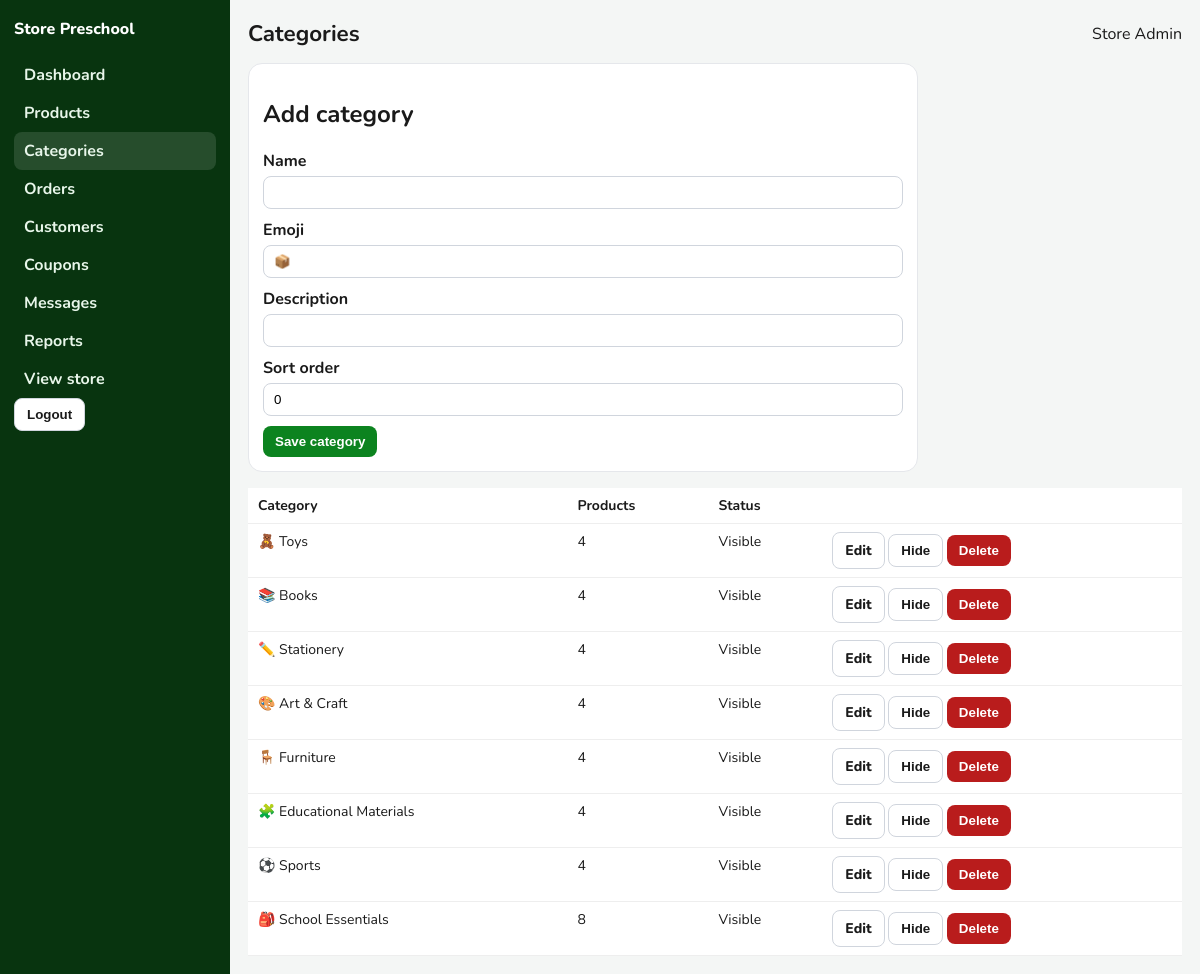
Screenshot of /admin/categories.php (signed in) with the database file from the repository.
### tables this page shows
CREATE TABLE users (
    id INT UNSIGNED AUTO_INCREMENT PRIMARY KEY,
    name VARCHAR(120) NOT NULL,
    email VARCHAR(160) NOT NULL,
    phone VARCHAR(15) NOT NULL,
    password_hash VARCHAR(255) NOT NULL,
    role ENUM('customer', 'admin') NOT NULL DEFAULT 'customer',
    school_name VARCHAR(180) NULL,
    address VARCHAR(500) NULL,
    city VARCHAR(80) NULL,
    pincode VARCHAR(10) NULL,
    is_active TINYINT(1) NOT NULL DEFAULT 1,
    created_at TIMESTAMP NOT NULL DEFAULT CURRENT_TIMESTAMP,
    UNIQUE KEY uniq_email (email)
);

CREATE TABLE categories (
    id INT UNSIGNED AUTO_INCREMENT PRIMARY KEY,
    name VARCHAR(80) NOT NULL,
    slug VARCHAR(80) NOT NULL,
    emoji VARCHAR(16) NOT NULL,
    description VARCHAR(255) NOT NULL,
    sort_order INT NOT NULL DEFAULT 0,
    is_active TINYINT(1) NOT NULL DEFAULT 1,
    UNIQUE KEY uniq_slug (slug)
);

### includes/functions.php (called while the page is built, shortened)
<?php
function e(mixed $value): string
{
    return htmlspecialchars((string) $value, ENT_QUOTES | ENT_SUBSTITUTE, 'UTF-8');
}
function url(string $path = ''): string
{
    $base = rtrim(BASE_URL, '/');
    if ($path === '') {
        return $base === '' ? '/' : $base . '/';
    }
    return ($base === '' ? '' : $base) . '/' . ltrim($path, '/');
}
function current_user(): ?array
{
    static $loaded = false;
    static $user = null;
    if ($loaded) {
        return $user;
    }
    $loaded = true;
    $stmt = db()->prepare('SELECT * FROM users WHERE id = ? LIMIT 1');
    $stmt->execute([(int) $_SESSION['user_id']]);
    $row = $stmt->fetch();
    $user = $row;
    return $user;
}
function require_admin(): void
{
    $user = current_user();
}

### config/database.php (called while the page is built, shortened)
<?php
function db(): PDO
{
    static $pdo = null;
    if ($pdo instanceof PDO) {
        return $pdo;
    }
    $dsn = sprintf(
        'mysql:host=%s;port=%d;dbname=%s;charset=%s',
        DB_HOST,
        DB_PORT,
        DB_NAME,
        DB_CHARSET
    );
    $pdo = new PDO($dsn, DB_USER, DB_PASS, [
        PDO::ATTR_ERRMODE => PDO::ERRMODE_EXCEPTION,
        PDO::ATTR_DEFAULT_FETCH_MODE => PDO::FETCH_ASSOC,
        PDO::ATTR_EMULATE_PREPARES => false,
    ]);
    return $pdo;
}

### includes/commerce.php (called while the page is built, shortened)
<?php
function categories_all(bool $activeOnly = true): array
{
    $sql = 'SELECT c.*, COUNT(p.id) AS product_count
            FROM categories c
            LEFT JOIN products p ON p.category_id = c.id AND p.is_active = 1';
    $sql .= ' GROUP BY c.id ORDER BY c.sort_order, c.name';
    return db()->query($sql)->fetchAll();
}

### admin/categories.php (the view, shortened to what this page needs)
<?php
require_once __DIR__ . '/../includes/init.php';
require_admin();
$edit = null;
$categories = categories_all(false);
$pageTitle = 'Categories';
$active = 'categories';
require __DIR__ . '/includes/header.php';
?>
<form method="post" class="panel" style="max-width:640px;margin-bottom:16px">
    <h2><?= $edit ? 'Edit category' : 'Add category' ?></h2>
    <label class="field">Name<input name="name" required value="<?= e($edit['name'] ?? '') ?>"></label>
    <label class="field">Emoji<input name="emoji" required value="<?= e($edit['emoji'] ?? '📦') ?>"></label>
    <label class="field">Description<input name="description" required value="<?= e($edit['description'] ?? '') ?>"></label>
    <label class="field">Sort order<input type="number" name="sort_order" value="<?= (int) ($edit['sort_order'] ?? 0) ?>"></label>
    <button class="btn" type="submit">Save category</button>
</form>
<div class="table-wrap">
    <table>
        <thead><tr><th>Category</th><th>Products</th><th>Status</th><th></th></tr></thead>
        <tbody>
        <?php foreach ($categories as $category): ?>
            <tr>
                <td><?= e($category['emoji']) ?> <?= e($category['name']) ?></td>
                <td><?= (int) $category['product_count'] ?></td>
                <td><?= (int) $category['is_active'] ? 'Visible' : 'Hidden' ?></td>
                <td>
                    <a class="btn alt" href="categories.php?id=<?= (int) $category['id'] ?>">Edit</a>
                    <form method="post" style="display:inline"><button class="btn alt" type="submit"><?= (int) $category['is_active'] ? 'Hide' : 'Show' ?></button></form>
                    <form method="post" style="display:inline" onsubmit="return confirm('Delete this category?')"><button class="btn danger" type="submit">Delete</button></form>
                </td>
            </tr>
        <?php endforeach; ?>
        </tbody>
    </table>
</div>
<?php require __DIR__ . '/includes/footer.php'; ?>

### admin/includes/header.php (shortened to what this page needs)
<?php
$active = $active ?? '';
$pageTitle = $pageTitle ?? 'Admin';
$adminUser = current_user();
$unreadMessages = (int) db()->query('SELECT COUNT(*) FROM messages WHERE is_read = 0')->fetchColumn();
$links = [
    'dashboard' => ['Dashboard', 'index.php'],
    'products' => ['Products', 'products.php'],
    'categories' => ['Categories', 'categories.php'],
    'orders' => ['Orders', 'orders.php'],
    'customers' => ['Customers', 'customers.php'],
    'coupons' => ['Coupons', 'coupons.php'],
    'messages' => ['Messages' . ($unreadMessages ? ' (' . $unreadMessages . ')' : ''), 'messages.php'],
    'reports' => ['Reports', 'reports.php'],
];
?>
<!doctype html>
<html lang="en">
<head>
    <link href="<?= e(url('assets/css/admin.css')) ?>" rel="stylesheet">
</head>
<body>
<div class="admin-shell">
    <aside class="side" id="side">
        <div class="brand">Store Preschool</div>
        <?php foreach ($links as $key => [$label, $href]): ?>
            <a class="<?= $active === $key ? 'on' : '' ?>" href="<?= e($href) ?>"><?= e($label) ?></a>
        <?php endforeach; ?>
        <a href="<?= e(url()) ?>">View store</a>
        <form method="post" action="logout.php"><?= csrf_field() ?><button class="btn alt" type="submit">Logout</button></form>
    </aside>
    <div class="admin-main">
        <div class="top">
            <div>
                <h1 style="display:inline;font-size:1.4rem;margin:0"><?= e($pageTitle) ?></h1>
            </div>
            <span><?= e($adminUser['name'] ?? '') ?></span>
        </div>

### assets/css/admin.css (style rules this page uses)
body { margin: 0; background: #f4f6f5; color: #1a1a1a; font-family: Nunito, "Segoe UI", sans-serif; }
a { color: #0c831f; }
.admin-shell { display: grid; grid-template-columns: 230px 1fr; min-height: 100vh; }
.side { background: #08340f; color: #fff; padding: 18px 14px; }
.side a { color: #e8f6ea; text-decoration: none; display: block; padding: 8px 10px; border-radius: 8px; font-weight: 700; }
.side a.on, .side a:hover { background: rgba(255,255,255,.12); }
.brand { font-weight: 800; margin-bottom: 16px; }
.admin-main { padding: 18px; }
.top { display: flex; justify-content: space-between; gap: 12px; align-items: center; margin-bottom: 14px; }
.card, .panel { background: #fff; border: 1px solid #e5e7eb; border-radius: 14px; padding: 14px; }
.table-wrap { overflow-x: auto; }
table { width: 100%; border-collapse: collapse; background: #fff; }
th, td { padding: 8px 10px; border-bottom: 1px solid #eee; text-align: left; vertical-align: top; font-size: 14px; }
input, select, textarea { border: 1px solid #d0d5dd; border-radius: 8px; padding: 8px 10px; }
label.field { display: grid; gap: 4px; font-weight: 700; margin-bottom: 10px; }
.btn { border: 0; background: #0c831f; color: #fff; border-radius: 8px; padding: 8px 12px; font-weight: 800; text-decoration: none; display: inline-block; }
.btn.alt { background: #fff; color: #1a1a1a; border: 1px solid #d0d5dd; }
.btn.danger { background: #b91c1c; }

### rows the page displays
users: name "Store Admin"
categories: emoji "🧸", name "Toys", product_count "4", is_active "Visible"
categories: emoji "📚", name "Books", product_count "4", is_active "Visible"
categories: emoji "✏️", name "Stationery", product_count "4", is_active "Visible"
categories: emoji "🎨", name "Art & Craft", product_count "4", is_active "Visible"
categories: emoji "🪑", name "Furniture", product_count "4", is_active "Visible"
categories: emoji "🧩", name "Educational Materials", product_count "4", is_active "Visible"
categories: emoji "⚽", name "Sports", product_count "4", is_active "Visible"
categories: emoji "🎒", name "School Essentials", product_count "8", is_active "Visible"

### other values shown
$label "Dashboard"
$label "Products"
$label "Categories"
$label "Orders"
$label "Customers"
$label "Coupons"
$label "Messages"
$label "Reports"
$pageTitle "Categories"
